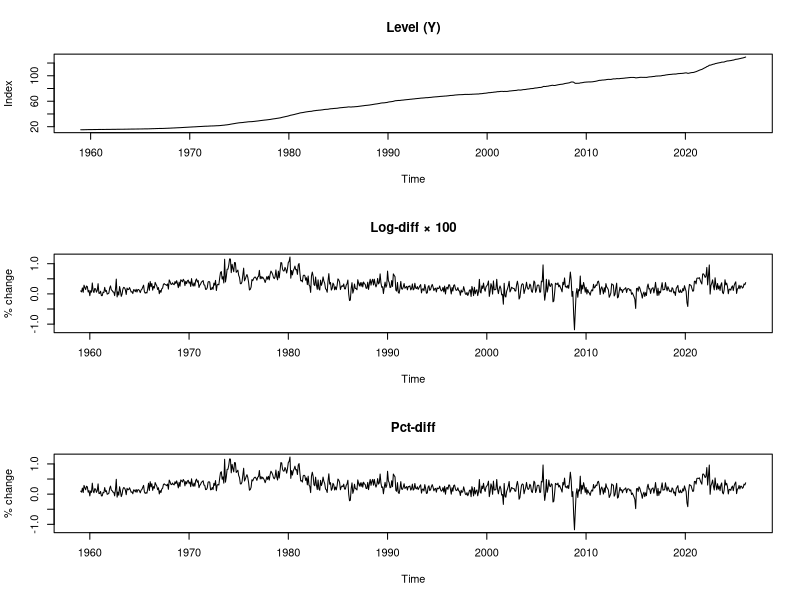
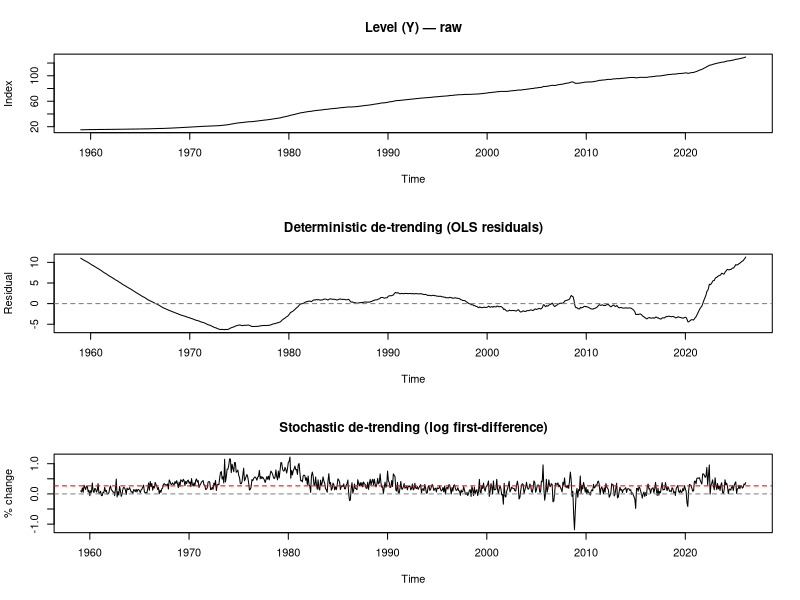
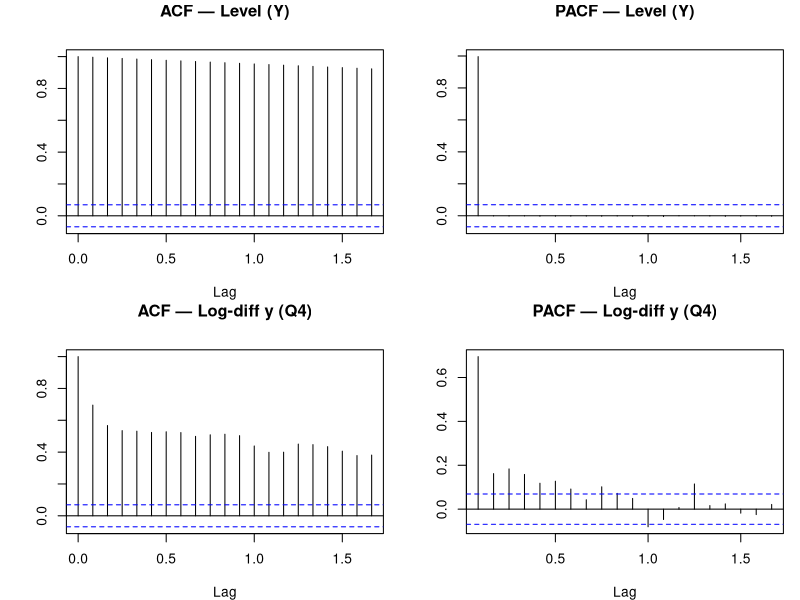

Write the R code that produced these figures, in order.
# 0. Libraries ----
library(tidyverse)
library(zoo)
library(tseries)
library(forecast)
library(lmtest)
library(ggplot2)

# 1. Load ----
raw <- read_csv("PCEPI.csv") |>
  rename(date = observation_date, Y = PCEPI) |>
  mutate(date = as.Date(date))

glimpse(raw)        # 806 rows, 2 cols
range(raw$date)     # 1959-01-01 to 2026-02-01

# 2. Time series object ----
Y <- ts(raw$Y,
        start     = c(1959, 1),
        frequency = 12)

# 3. Transformations ----

## 3a. Tidy dataframe with log-diff and pct-diff
df <- tibble(
  date = raw$date,
  Y    = as.numeric(Y)
) |>
  mutate(
    y_logdiff = (log(Y) - log(lag(Y))) * 100,  # log-difference × 100
    y_pctdiff = (Y / lag(Y) - 1) * 100         # simple % change
  )

## 3b. ts versions for time series functions
y_logdiff <- diff(log(Y)) * 100
y_pctdiff <- (diff(Y) / stats::lag(Y, -1)) * 100

# 4. De-trending ----

## 4a. Deterministic: OLS on time index
t <- 1:length(Y)
trend_model    <- lm(Y ~ t)
Y_det_detrend  <- ts(residuals(trend_model),
                     start     = c(1959, 1),
                     frequency = 12)

## 4b. Stochastic: first difference (already in y_logdiff)
# y_logdiff IS the stochastic de-trending of log(Y)

# 5. Plots ----

## 5a. Level + transformations
par(mfrow = c(3, 1))
plot(Y,
     main = "Level (Y)", ylab = "Index")
plot(ts(df$y_logdiff[-1], start = c(1959, 2), frequency = 12),
     main = "Log-diff × 100", ylab = "% change")
plot(ts(df$y_pctdiff[-1], start = c(1959, 2), frequency = 12),
     main = "Pct-diff", ylab = "% change")

## 5b. De-trending comparison
par(mfrow = c(3, 1))
plot(Y,
     main = "Level (Y) — raw", ylab = "Index")
plot(Y_det_detrend,
     main = "Deterministic de-trending (OLS residuals)", ylab = "Residual")
abline(h = 0, col = "grey50", lty = 2)
plot(y_logdiff,
     main = "Stochastic de-trending (log first-difference)", ylab = "% change")
abline(h = 0, col = "grey50", lty = 2)

avg_change <- mean(y_logdiff)
abline(h = avg_change, col = "red", lty = 2)

# 6. AR(1) on log-differences ----

## 6a. Estimate
ar1 <- arima(y_logdiff, order = c(1, 0, 0))
summary(ar1)

## 6b. Extract key output
coeftest(ar1)          # t-stats and p-values — needs library(lmtest)
ar1$coef               # phi_1 and intercept
ar1$sigma2             # residual variance

## 6c. Test 2 transformations
# Step 1 — test log(Y): does the log-level need differencing?
adf.test(log(Y))        # expect FAIL to reject H0 → unit root present → difference

# Step 2 — test y_logdiff: did one difference fix it?
adf.test(y_logdiff)     # expect REJECT H0 → now stationary → stop here

# 8. ACF and PACF ----

## 8a. Helper: compute + return clean data frame --------------------------------
acf_table <- function(series, lag.max = 20) {
  data.frame(
    Lag  = 1:lag.max,
    ACF  = round(acf(series,  lag.max = lag.max, plot = FALSE)$acf[2:(lag.max+1)], 4),
    PACF = round(pacf(series, lag.max = lag.max, plot = FALSE)$acf[1:lag.max],     4)
  )
}

results_Y <- acf_table(Y)
results_y <- acf_table(y_logdiff)

## 8b. Print tables -------------------------------------------------------------
cat("── ACF / PACF: Level series Y ──\n");  print(results_Y, row.names = FALSE)
cat("── ACF / PACF: Log-differences y ──\n"); print(results_y, row.names = FALSE)

## 8c. Plot: level vs differences side by side ----------------------------------
par(mfrow = c(2, 2), mar = c(4, 4, 3, 1))

acf(Y,         lag.max = 20, main = "ACF — Level (Y)",          ylab = "", xlab = "Lag")
pacf(Y,        lag.max = 20, main = "PACF — Level (Y)",         ylab = "", xlab = "Lag")
acf(y_logdiff, lag.max = 20, main = "ACF — Log-diff y (Q4)",    ylab = "", xlab = "Lag")
pacf(y_logdiff,lag.max = 20, main = "PACF — Log-diff y (Q4)",   ylab = "", xlab = "Lag")
